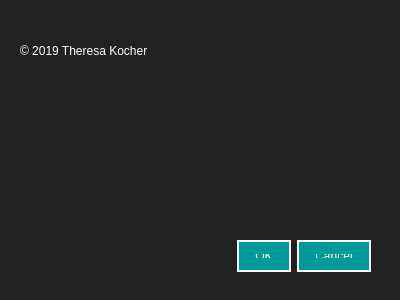
<?xml version="1.0" encoding="UTF-8"?>
<ui version="4.0">
 <class>Dialog</class>
 <widget class="QDialog" name="Dialog">
  <property name="geometry">
   <rect>
    <x>0</x>
    <y>0</y>
    <width>400</width>
    <height>300</height>
   </rect>
  </property>
  <property name="windowTitle">
   <string>Dialog</string>
  </property>
  <property name="styleSheet">
   <string notr="true">background-color: #222222;
</string>
  </property>
  <widget class="QDialogButtonBox" name="buttonBox">
   <property name="geometry">
    <rect>
     <x>30</x>
     <y>240</y>
     <width>341</width>
     <height>32</height>
    </rect>
   </property>
   <property name="styleSheet">
    <string notr="true">QPushButton {
background-color: #009999;
padding: 12px 16px;
border: 2px solid #fff;
color: #fff;
font: Helvetica;
}
QPushButton:hover {
	background-color: #75bdc3;
}</string>
   </property>
   <property name="orientation">
    <enum>Qt::Horizontal</enum>
   </property>
   <property name="standardButtons">
    <set>QDialogButtonBox::Cancel|QDialogButtonBox::Ok</set>
   </property>
  </widget>
  <widget class="QLabel" name="label">
   <property name="geometry">
    <rect>
     <x>20</x>
     <y>10</y>
     <width>131</width>
     <height>81</height>
    </rect>
   </property>
   <property name="styleSheet">
    <string notr="true">color: #fff;
font: 12pt &quot;Helvetica&quot;;
</string>
   </property>
   <property name="text">
    <string>© 2019 Theresa Kocher</string>
   </property>
  </widget>
 </widget>
 <resources/>
 <connections>
  <connection>
   <sender>buttonBox</sender>
   <signal>accepted()</signal>
   <receiver>Dialog</receiver>
   <slot>accept()</slot>
   <hints>
    <hint type="sourcelabel">
     <x>248</x>
     <y>254</y>
    </hint>
    <hint type="destinationlabel">
     <x>157</x>
     <y>274</y>
    </hint>
   </hints>
  </connection>
  <connection>
   <sender>buttonBox</sender>
   <signal>rejected()</signal>
   <receiver>Dialog</receiver>
   <slot>reject()</slot>
   <hints>
    <hint type="sourcelabel">
     <x>316</x>
     <y>260</y>
    </hint>
    <hint type="destinationlabel">
     <x>286</x>
     <y>274</y>
    </hint>
   </hints>
  </connection>
 </connections>
</ui>
